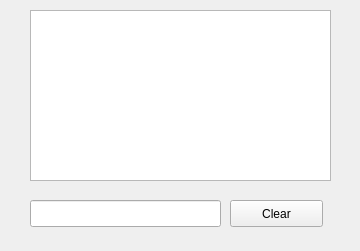
<?xml version="1.0" encoding="UTF-8"?>
<ui version="4.0">
 <class>Form</class>
 <widget class="QWidget" name="Form">
  <property name="geometry">
   <rect>
    <x>0</x>
    <y>0</y>
    <width>360</width>
    <height>251</height>
   </rect>
  </property>
  <property name="windowTitle">
   <string>Form</string>
  </property>
  <widget class="QPushButton" name="pushButton">
   <property name="geometry">
    <rect>
     <x>230</x>
     <y>200</y>
     <width>93</width>
     <height>27</height>
    </rect>
   </property>
   <property name="text">
    <string>Clear</string>
   </property>
   <property name="autoDefault">
    <bool>false</bool>
   </property>
  </widget>
  <widget class="QLineEdit" name="lineEdit">
   <property name="geometry">
    <rect>
     <x>30</x>
     <y>200</y>
     <width>191</width>
     <height>27</height>
    </rect>
   </property>
  </widget>
  <widget class="QTextEdit" name="textEdit">
   <property name="geometry">
    <rect>
     <x>30</x>
     <y>10</y>
     <width>301</width>
     <height>171</height>
    </rect>
   </property>
  </widget>
 </widget>
 <resources/>
 <connections>
  <connection>
   <sender>pushButton</sender>
   <signal>clicked()</signal>
   <receiver>textEdit</receiver>
   <slot>clear()</slot>
   <hints>
    <hint type="sourcelabel">
     <x>265</x>
     <y>219</y>
    </hint>
    <hint type="destinationlabel">
     <x>246</x>
     <y>132</y>
    </hint>
   </hints>
  </connection>
  <connection>
   <sender>lineEdit</sender>
   <signal>textChanged(QString)</signal>
   <receiver>textEdit</receiver>
   <slot>paste()</slot>
   <hints>
    <hint type="sourcelabel">
     <x>142</x>
     <y>207</y>
    </hint>
    <hint type="destinationlabel">
     <x>143</x>
     <y>131</y>
    </hint>
   </hints>
  </connection>
 </connections>
</ui>
